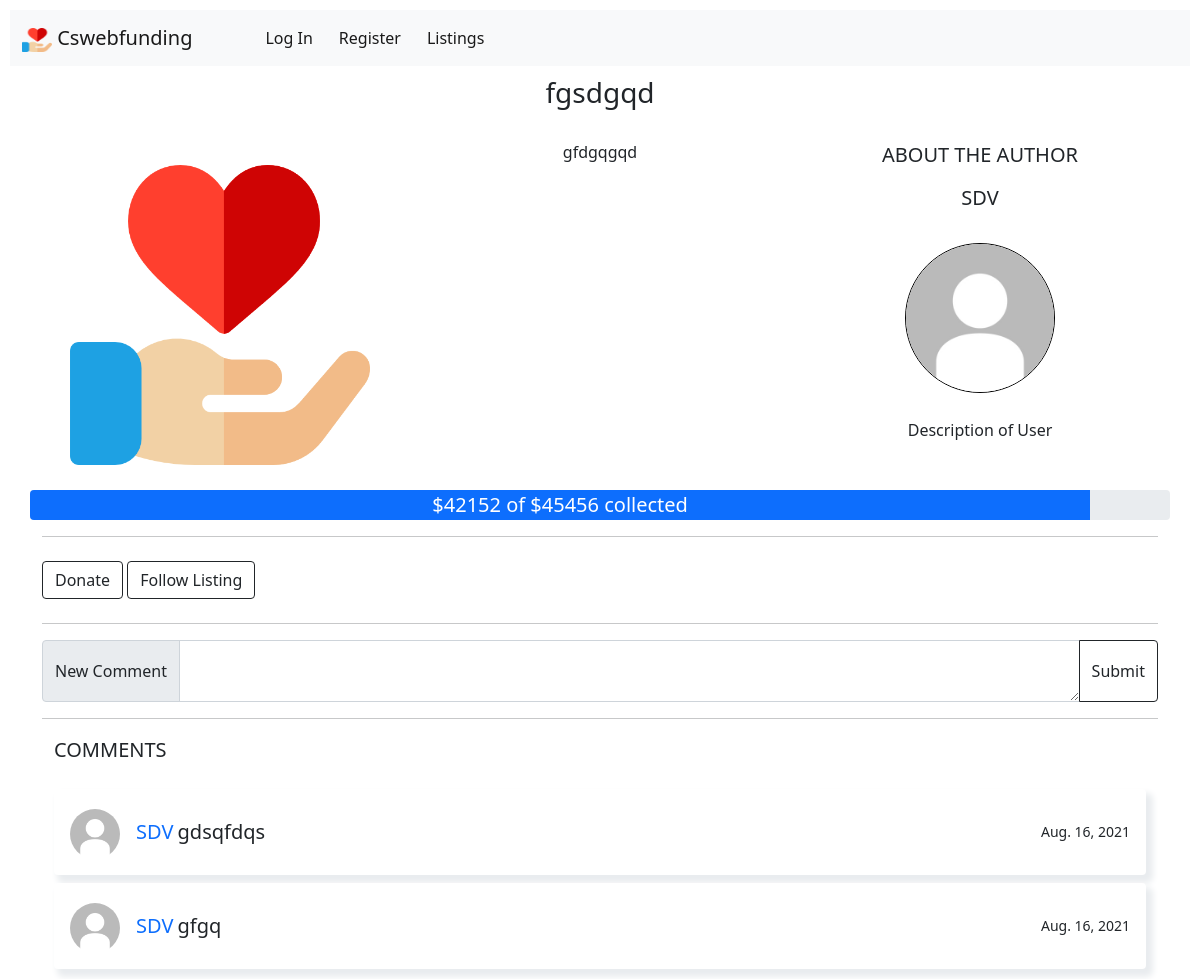
Before: /listing/1 with the older database file.
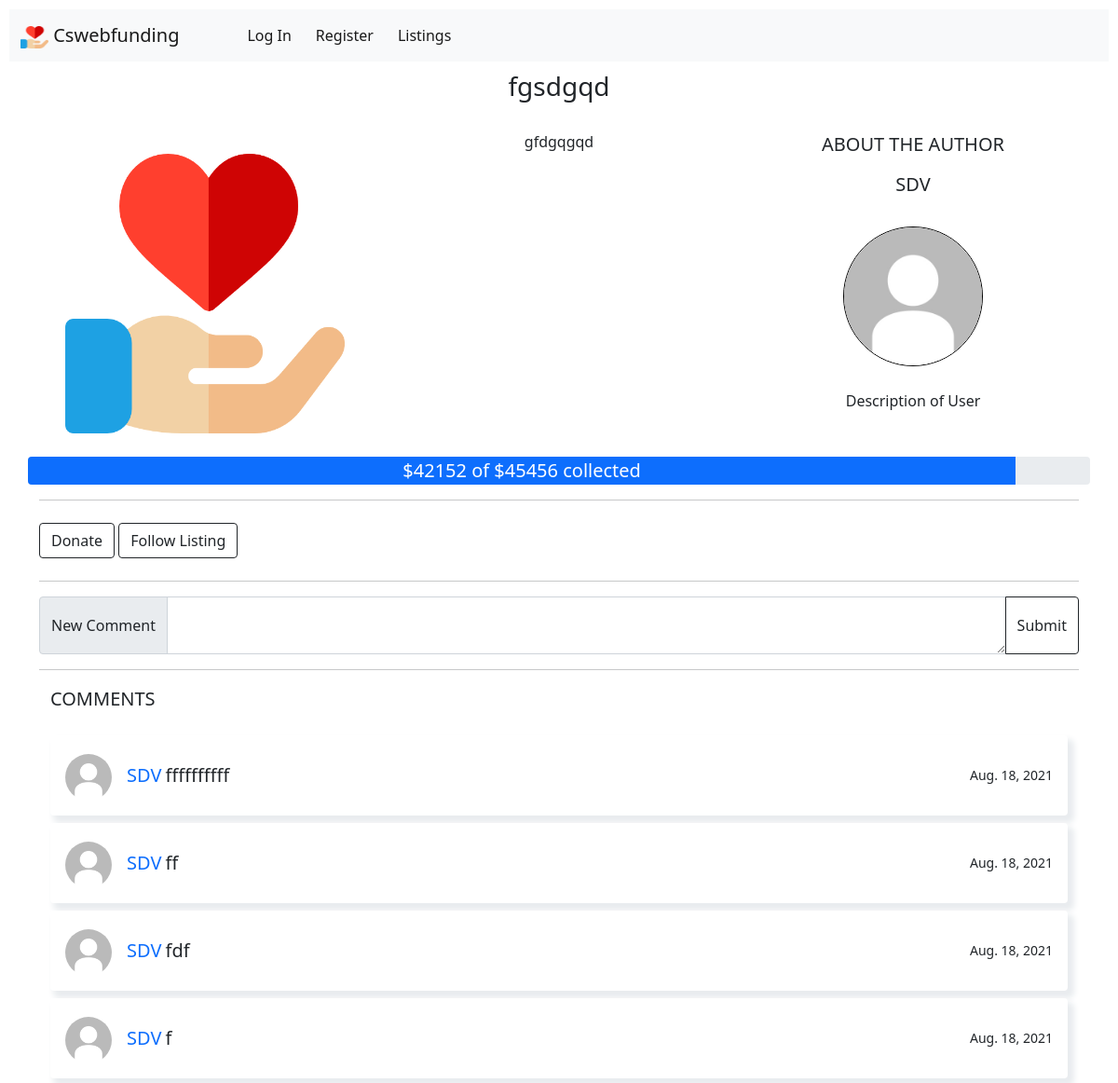
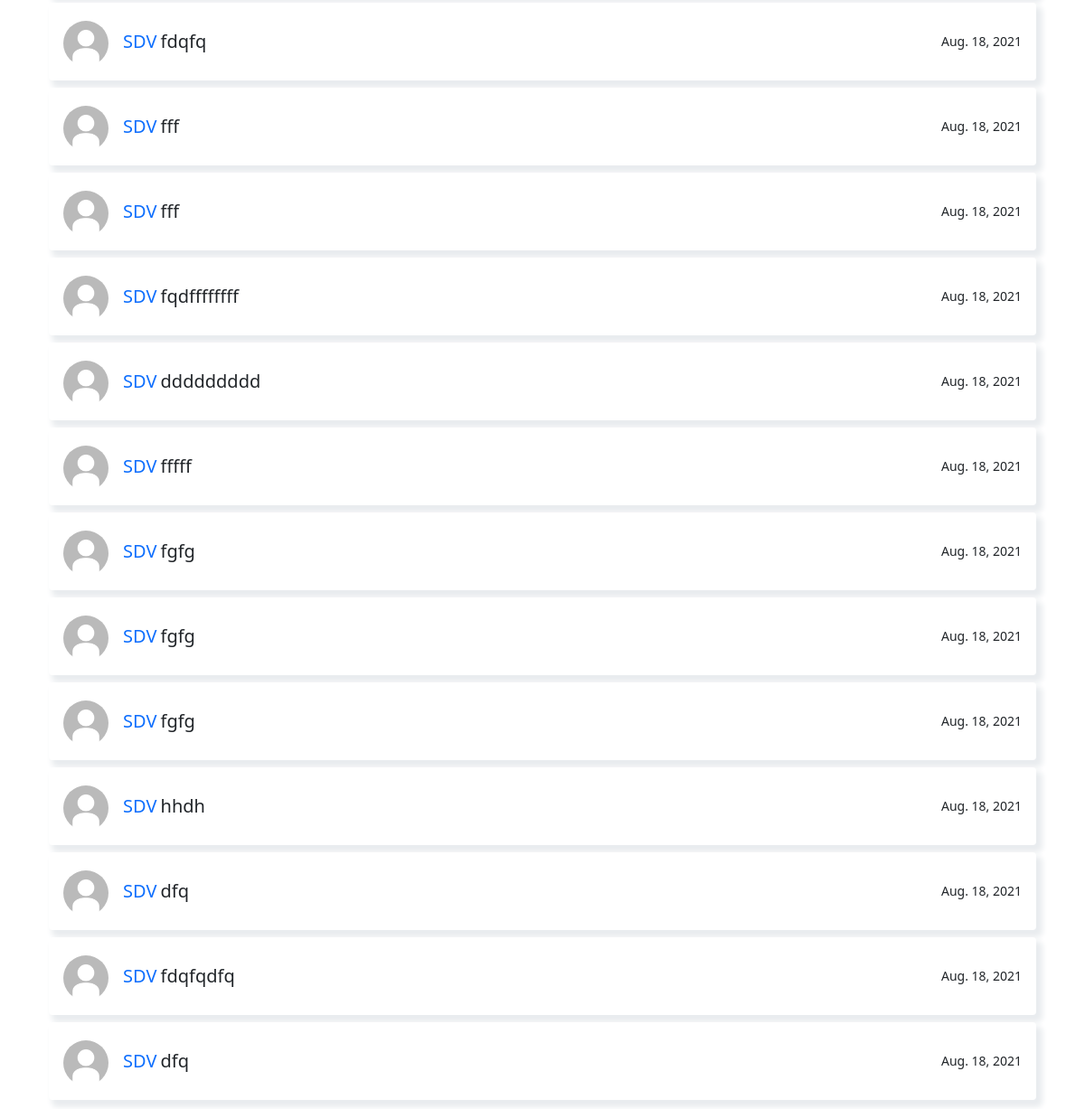
After: the same page with the newer database file (2 pictures, top to bottom).
### cswebfunding/models.py (models this page shows, shortened)
class Comment(models.Model):
   id = models.BigAutoField(primary_key=True)
   listing = models.ForeignKey('Listing', on_delete=models.CASCADE)
   user = models.ForeignKey('User', on_delete=models.CASCADE)
   content = models.TextField()
   date = models.DateField(auto_now_add=True)

class User(AbstractUser):
   id = models.BigAutoField(primary_key=True)
   balance = models.DecimalField(max_digits=8, decimal_places=2, default=0)
   photo = models.ImageField(upload_to='media/', default="default-user.jpg")
   about_me = models.CharField(max_length=256, default="Description of User")

### cswebfunding/views.py (the view)
# urls.py: path("listing/<int:id>", views.listingfunc, name="listing"),
def listingfunc(request, id):
    try:
        listing = Listing.objects.get(id=id)
    except ObjectDoesNotExist:
        raise Exception('Listing does not exist')
    listing.popularity += 1
    listing.save()
    comments = Comment.objects.filter(listing=listing).order_by('-id')
    return render(request, "cswebfunding/listing.html", {
        "listing": listing,
        "comments": comments
    })

### cswebfunding/models.py (called while the page is built)
   def get_percentage(self):
        perc = self.donated * 100 / self.goal
        return perc

### cswebfunding/templates/cswebfunding/listing.html (shortened to what this page needs)
{% extends "cswebfunding/layout.html" %}
{% block body %}
{% if listing %}
    <h3 class="center margin-bottom">{{ listing.title }}</h3>
    <div class="container">
        <div class="row">
            <div class="col-sm-4 center">
                <img class="card-img-top listing_image" src="{{ listing.photo.url }}" alt="main image of {{ listing.title }}">
            </div>
            <div class="col-sm-4 center">
                {{ listing.description}}
            </div>
            <div class="col-sm-4 center">
                <p class="lead">ABOUT THE AUTHOR</p>
                <h5>{{ listing.author.username }}</h5>
                <a href="{% url 'profile' id=listing.author.id %}">
                    <img id="image" class="card-img-top round_image" src="{{ listing.author.photo.url }}" alt="author image of {{ listing.author.username }}">
                </a>
                <p>{{ listing.author.about_me }}</p>
            </div>
        </div>
        <div class="row">
            <div class="progress">
                <div id="progressbar" class="progress-bar" role="progressbar" aria-valuenow="{{ listing.donated }}" aria-valuemin="0" aria-valuemax="{{ listing.goal }}" style="width: {% widthratio listing.donated listing.goal 100 %}%;">
                    {% if not listing.get_percentage < 20 %}
                    <span id="checkmark" class="lead">{% if listing.donated >= listing.goal %} &#10004; {% endif %}$<span id="progressamount">{{ listing.donated }}</span> of ${{ listing.goal }} collected</span>
                    {% endif %}
                </div>
            </div>
        </div>
        <hr>
        <a class="btn btn-outline-dark my-2" href="#" role="button" data-bs-toggle="modal" data-bs-target="#DonateModal">Donate</a>
        <a class="btn btn-outline-dark my-2" href="#" role="button">Follow Listing</a>
        <hr>
        <div class="row">
            <div class="input-group">
                <span class="input-group-text">New Comment</span>
                <textarea id="content" required="required" class="form-control" aria-label="With textarea" name="content"></textarea>
                <span onclick="comment({{ listing.id }})" class="input-group-addon btn btn-outline-dark commentsubmitbutton">Submit</span>
            </div>
        </div>
        <hr>
        <div class="container">
            <p class="lead">COMMENTS</p>
            <div class="row d-flex justify-content-center">
                <div class="col">
                    {% for comment in comments %}
                    <div class="card p-3 mt-2" id="comment{{ comment.id }}">
                        <div class="d-flex justify-content-between align-items-center">
                            <div class="user d-flex flex-row align-items-center"> <img src="{{ comment.user.photo.url }}" width="50" class="user-img rounded-circle me-3"> <span><small class="lead text-primary">{{ comment.user.username }}</small> <small class="lead">{{ comment.content }}</small></span> </div> <small>{{ comment.date }}</small>
                        </div>
                    </div>
                    {% endfor %}
                </div>
            </div>
        </div>
{% else %}
    <h3 class="center">Error! The listing you were trying to get does not exist!</h3>
{% endif %}
{% endblock %}

Changed rows visible on the page:
removed Comment: user.photo (placeholder picture), user.username "SDV", content "gdsqfdqs", date "Aug. 16, 2021"
removed Comment: user.photo (placeholder picture), user.username "SDV", content "gfgq", date "Aug. 16, 2021"
added Comment: user.photo (placeholder picture), user.username "SDV", content "ffffffffff", date "Aug. 18, 2021"
added Comment: user.photo (placeholder picture), user.username "SDV", content "ff", date "Aug. 18, 2021"
added Comment: user.photo (placeholder picture), user.username "SDV", content "fdf", date "Aug. 18, 2021"
added Comment: user.photo (placeholder picture), user.username "SDV", content "f", date "Aug. 18, 2021"
added Comment: user.photo (placeholder picture), user.username "SDV", content "fdqfq", date "Aug. 18, 2021"
added Comment: user.photo (placeholder picture), user.username "SDV", content "fff", date "Aug. 18, 2021"
added Comment: user.photo (placeholder picture), user.username "SDV", content "fff", date "Aug. 18, 2021"
added Comment: user.photo (placeholder picture), user.username "SDV", content "fqdffffffff", date "Aug. 18, 2021"
added Comment: user.photo (placeholder picture), user.username "SDV", content "ddddddddd", date "Aug. 18, 2021"
added Comment: user.photo (placeholder picture), user.username "SDV", content "fffff", date "Aug. 18, 2021"
added Comment: user.photo (placeholder picture), user.username "SDV", content "fgfg", date "Aug. 18, 2021"
added Comment: user.photo (placeholder picture), user.username "SDV", content "fgfg", date "Aug. 18, 2021"
added Comment: user.photo (placeholder picture), user.username "SDV", content "fgfg", date "Aug. 18, 2021"
added Comment: user.photo (placeholder picture), user.username "SDV", content "hhdh", date "Aug. 18, 2021"
added Comment: user.photo (placeholder picture), user.username "SDV", content "dfq", date "Aug. 18, 2021"
added Comment: user.photo (placeholder picture), user.username "SDV", content "fdqfqdfq", date "Aug. 18, 2021"
added Comment: user.photo (placeholder picture), user.username "SDV", content "dfq", date "Aug. 18, 2021"
